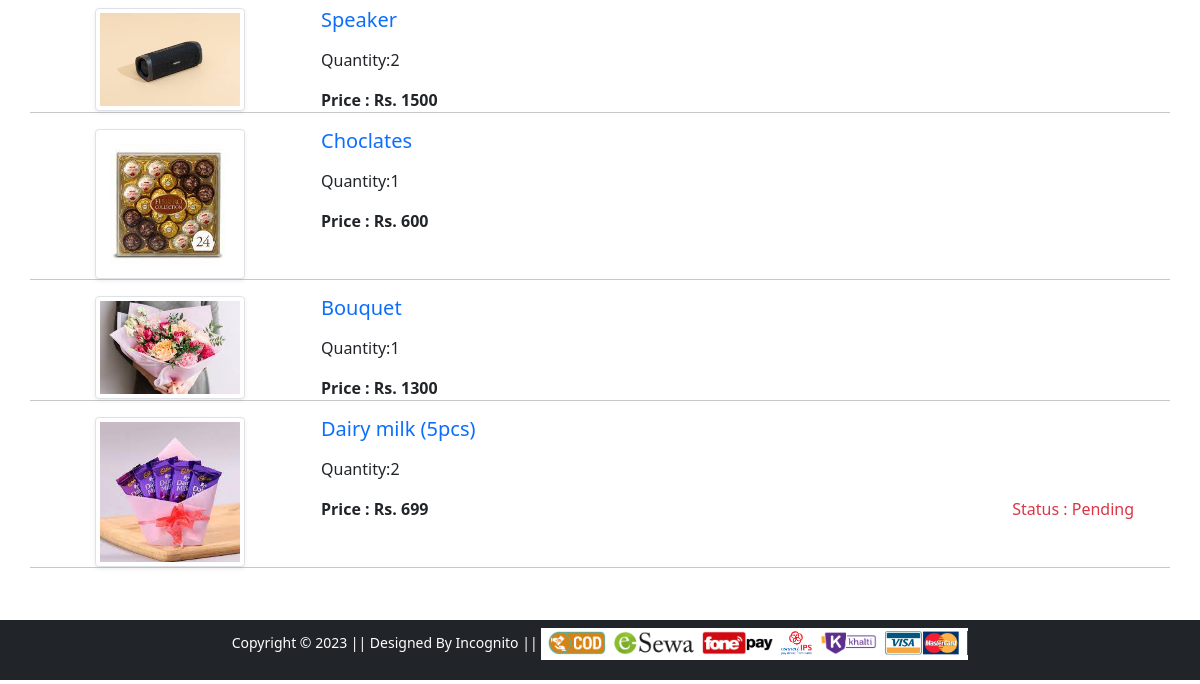
/orders/ (signed in, lower part), run on an earlier commit of the app's database.
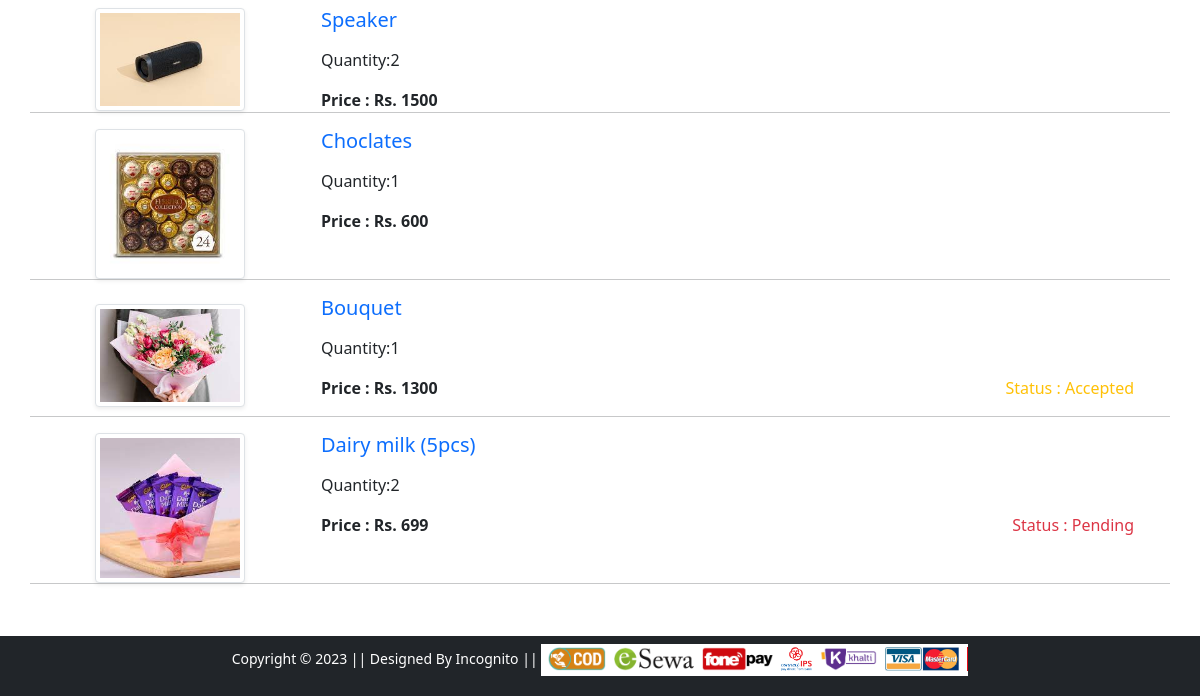
And on a later commit of the database.
### app/models.py (models this page shows, shortened)
class order(models.Model):
    date = models.DateTimeField(auto_now_add=True)
    price = models.IntegerField()
    address = models.ForeignKey(customer,on_delete=models.CASCADE)
    product = models.ForeignKey(item, on_delete=models.CASCADE)
    user = models.ForeignKey(User, on_delete=models.CASCADE)
    quantity = models.IntegerField(default=1)
    status = models.CharField(max_length=10,choices=options,default='pending')

class item(models.Model):
    name = models.CharField(max_length=56,default = None)
    description = models.CharField(max_length=500,default = " Good quality product")
    image = models.ImageField(upload_to=upload_path)
    price = models.IntegerField()
    offer_price = models.IntegerField(default=0)
    category = models.CharField(choices=categories,max_length=20)
    id = models.AutoField(primary_key=True)

### app/views.py (the view)
# urls.py: path('orders/', views.orders, name='orders'),
def orders(request):
    cart_items = order.objects.filter(user=request.user)
    return render(request, 'app/orders.html',{"cart_items" : cart_items})

### app/context_processors.py (called while the page is built)
def common_data(request):
    if request.user.is_authenticated:
        cart_list = wishlist.objects.filter(user=request.user)
        nocart = len(cart_list)
    else:
        nocart = 0
    return{'nocart':nocart}

def delivery_time(request):
    utc_time = datetime.today()
    nepal_time = utc_time + timedelta(seconds=5*60*60+45*60)
    if int(nepal_time.strftime('%H')) < 16:
        delivery_time = nepal_time.strftime('%b-%d')
    else:
        nepal_time = utc_time + timedelta(days=1)
        delivery_time = nepal_time.strftime('%b-%d')
    return {'delivery_time':delivery_time}

### app/templates/app/orders.html (shortened to what this page needs)
{% extends 'app/base.html' %}
{% load static %}
{% block main-content %}
<div class="container my-5">
 <div class="row">
  {% if cart_items %}
  {% for item in cart_items %}
  <div class="row">
   <div class="col-sm-3 text-center align-self-center"><img src="/media/{{item.product.image}}" alt="" srcset="" class="img-fluid img-thumbnail shadow-sm" height="150" width="150"> </div>
   <div class="col-sm-9">
    <div>
      <a href="/product-detail/{{item.product.id}}" class="text-decoration-none"><h5>{{item.product.name}}</h5></a>
     <div class="my-3">
      <label for="quantity">Quantity:{{item.quantity}}</label>
     </div>
     <div class="d-flex justify-content-between">
      <p class="mb-0"><span><strong>Price : Rs. {{item.product.price}}</strong></span></p>
      {% if item.status == 'Pending' %}
      <p class="text-danger"> Status : {{item.status}}</p>
      {% elif item.status == 'Accepted' %}
      <p class="text-warning"> Status : {{item.status}}</p>
      {% elif item.status == 'Delivered' %}
      <p class="text-success"> Status : {{item.status}}</p>
      {% endif %}
     </div>
    </div>
   </div>
  </div> <hr>{% endfor %}
  {% else %}
  <div class="card">
    <div class="card-body">
  <h5> No order found</h5>
  <a href="/cart" class="btn btn-warning">Go to cart</a>
  </div></div>
  {% endif %}
 </div>
</div>
{% endblock main-content %}

What changed in the data, as far as the page shows it:
changed order "Bouquet": status (not shown) → "Accepted"
